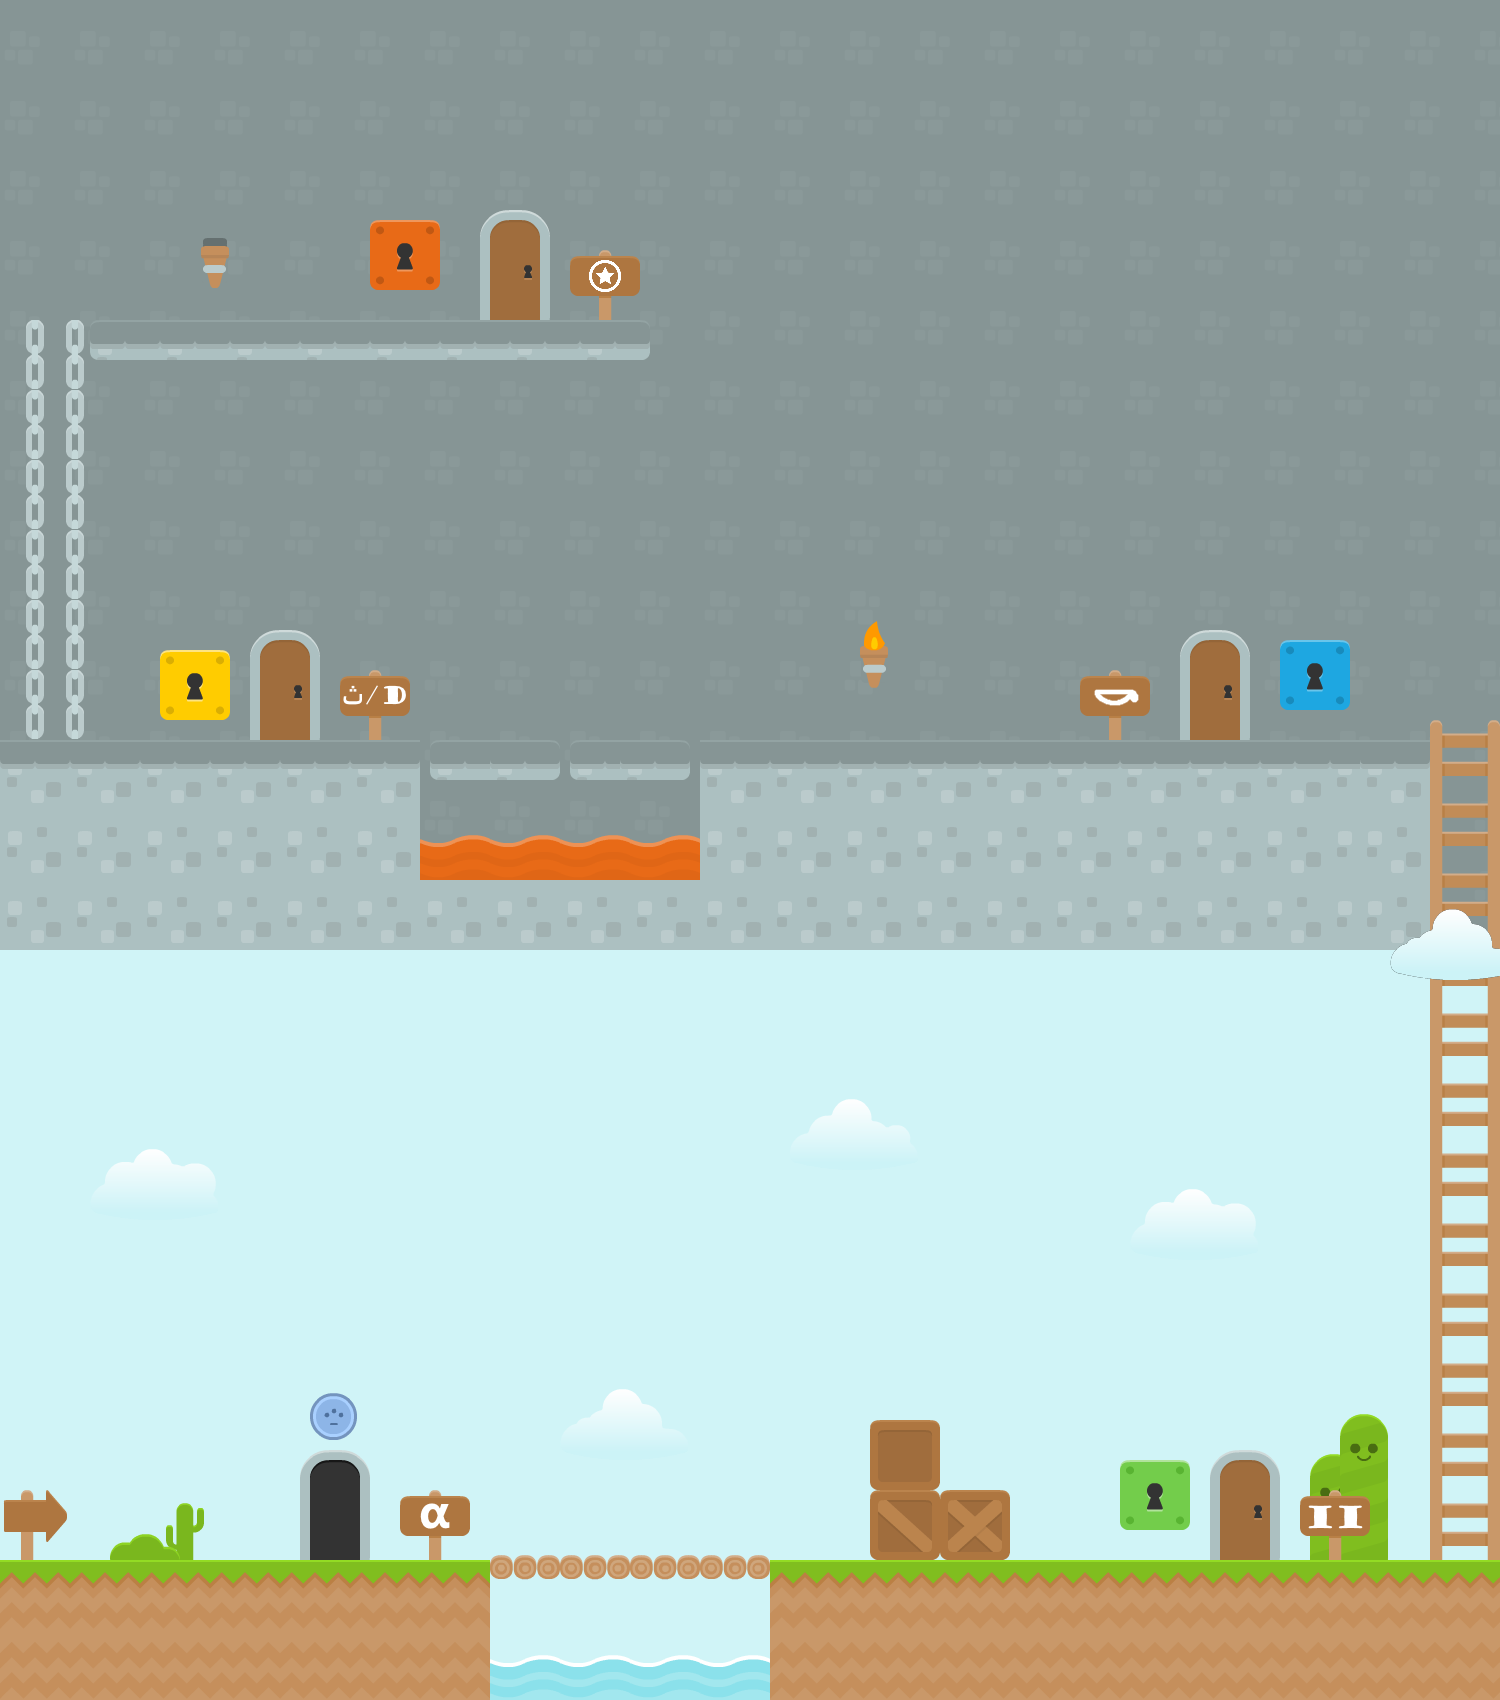

A level layout from a 2D game, rendered from its tile map. Below: a short description, then the map file with tile-grid data replaced by summaries:
An orthogonal 150x170 tile map with 10x10 px tiles, 7 tile layers (backgrounds, stairs, far, doors, ...), 7 tilesets.

<map version="1.0" orientation="orthogonal" renderorder="right-down" width="150" height="170" tilewidth="10" tileheight="10">
 <tileset firstgid="1" name="env1" tilewidth="70" tileheight="70">
  <image source="env1.png" width="630" height="490" />
 </tileset>
 <tileset firstgid="64" name="clouds1" tilewidth="128" tileheight="71">
  <image source="clouds1.png" width="129" height="213" />
 </tileset>
 <tileset firstgid="67" name="short_thingy1" tilewidth="48" tileheight="106">
  <image source="short_thingy1.png" width="96" height="106" />
 </tileset>
 <tileset firstgid="69" name="tall_thingy1" tilewidth="48" tileheight="146">
  <image source="tall_thingy1.png" width="96" height="146" />
 </tileset>
 <tileset firstgid="71" name="progress1" tilewidth="47" tileheight="47">
  <image source="progress1.png" width="94" height="47" />
 </tileset>
 <tileset firstgid="73" name="bckg1" tilewidth="10" tileheight="10">
  <image source="bckg1.png" width="140" height="70" />
 </tileset>
 <tileset firstgid="171" name="brick1" tilewidth="10" tileheight="10">
  <image source="brick1.png" width="70" height="70" />
 </tileset>
 <layer name="backgrounds" width="150" height="170">
  <data>[25500 cells, 25500 non-empty, 98 distinct tile ids]</data>
 </layer>
 <layer name="stairs" width="150" height="170">
  <data>[25500 cells, 24 non-empty, 3 distinct tile ids]</data>
 </layer>
 <layer name="far" width="150" height="170">
  <data>[25500 cells, 9 non-empty, 8 distinct tile ids]</data>
 </layer>
 <layer name="doors" width="150" height="170">
  <data>[25500 cells, 21 non-empty, 15 distinct tile ids]</data>
 </layer>
 <layer name="locks" width="150" height="170">
  <data>[25500 cells, 0 non-empty, 0 distinct tile ids]</data>
 </layer>
 <objectgroup name="player" />
 <layer name="floor" width="150" height="170">
  <data>[25500 cells, 1095 non-empty, 59 distinct tile ids]</data>
 </layer>
 <layer name="top" width="150" height="170">
  <data>[25500 cells, 5 non-empty, 5 distinct tile ids]</data>
 </layer>
 <objectgroup name="controls" />
</map>
